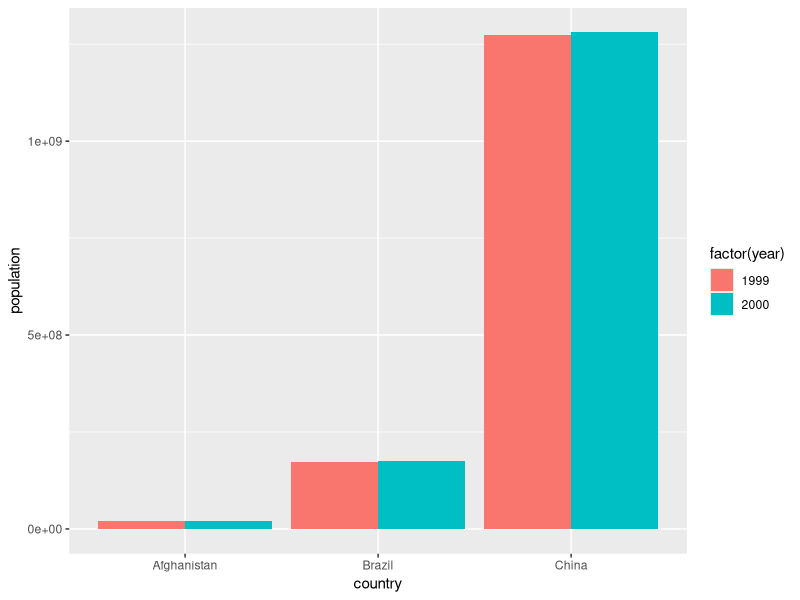
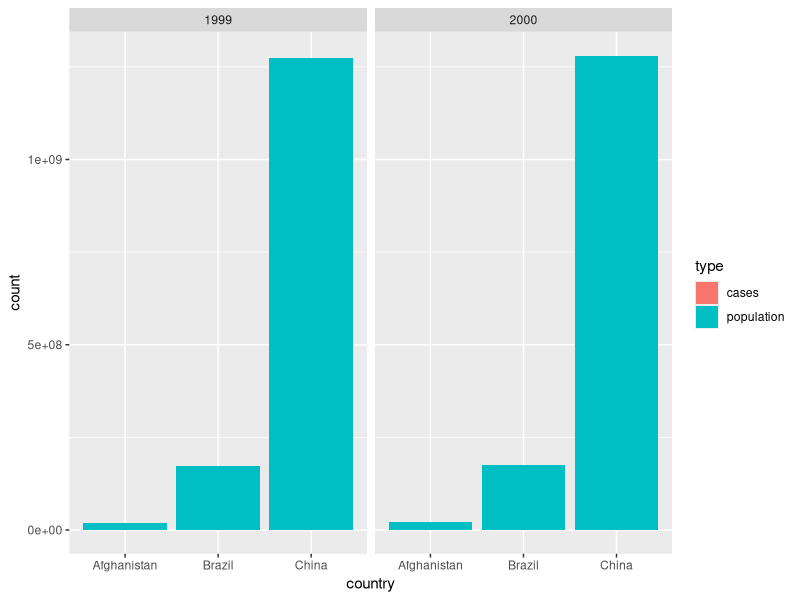
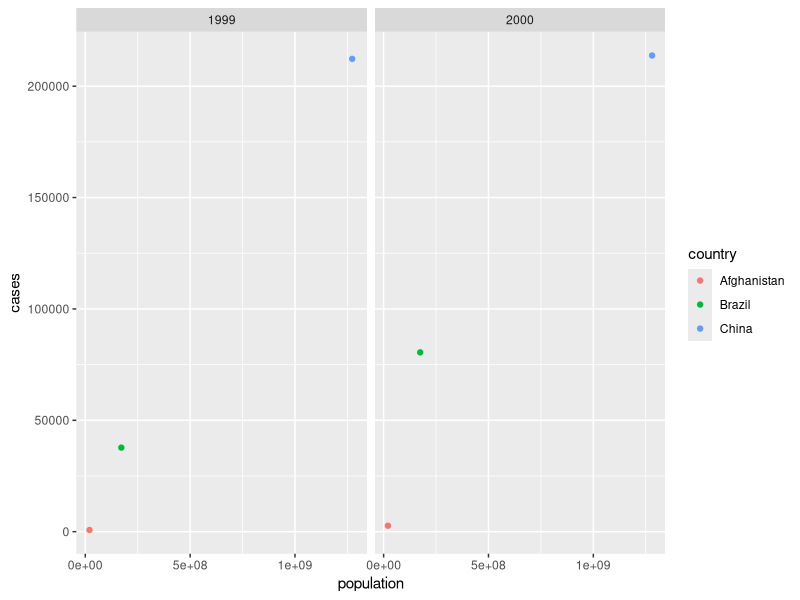
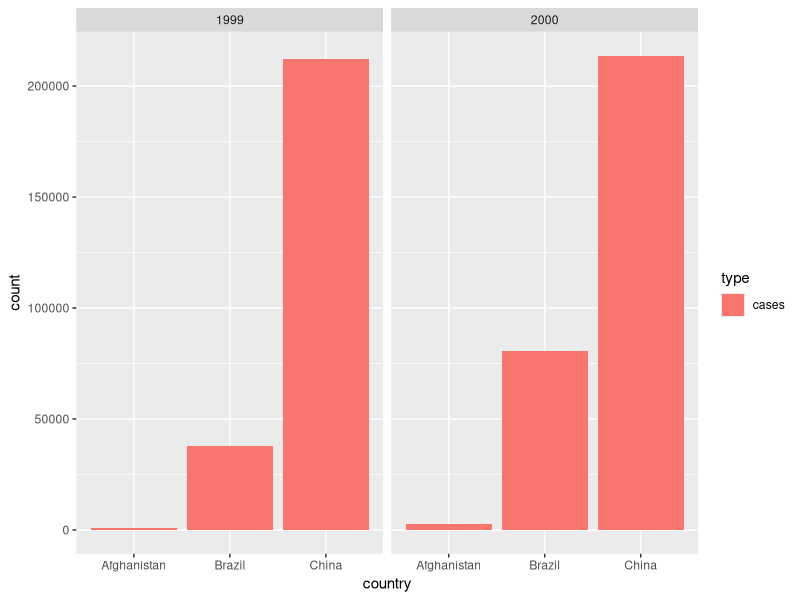
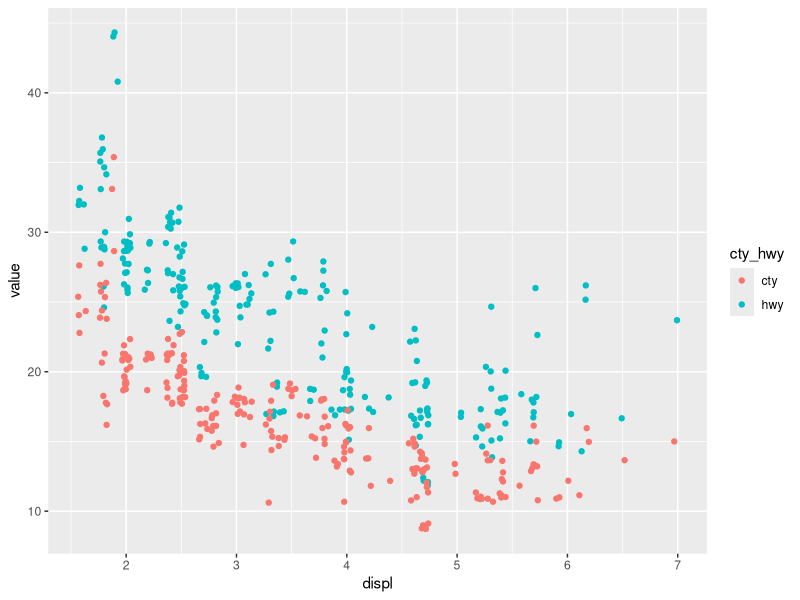

Source code (R) for these figures, in order:
## ---- chunk 1
knitr::opts_chunk$set(echo = TRUE)
library(tidyverse)
set.seed(20180516)
knitr::opts_chunk$set(cache = TRUE)
## ---- chunk 2
table2 %>% 
  spread(type, count)
## ---- chunk 3
table1 %>% 
  gather(type, count, cases, population)
## ---- chunk 4
table2 %>% 
  gather(type, count, -country, -year)
## ---- chunk 5
table1 %>% 
  gather(type, count, -country, -year) %>% 
  arrange(country, year, type)
## ---- chunk 6
table1 %>%
  ggplot(aes(country, population, fill = factor(year))) +
  geom_col(position = "dodge")
## ---- chunk 7
table2 %>%
  ggplot(aes(country, count, fill = type)) +
  geom_col() +
  facet_wrap(~year)
## ---- chunk 8
table1 %>%
  ggplot(aes(population, cases, color = country)) +
  geom_point() +
  facet_wrap(~year)
## ---- chunk 9
table2 %>%
  filter(type == "cases") %>%
  ggplot() +
  geom_col(aes(country, count, fill = type)) +
  facet_wrap(~year)
## ---- chunk 10
cases_tbl <-
  table4a %>%
  gather(year, count, -country) %>%
  mutate(type = "cases")

population_tbl <-
  table4b %>% 
  gather(year, count, -country) %>%
  mutate(type = "population")

bind_rows(cases_tbl, population_tbl) %>%
  select(country, year, everything()) %>% 
  arrange(country, year, type)
## ---- chunk 11
cases_tbl <-
  table4a %>%
  mutate(type = "cases")

population_tbl <-
  table4b %>% 
  mutate(type = "population")

bind_rows(cases_tbl, population_tbl) %>%
  gather(year, count, -country, -type) %>%
  select(country, year, everything()) %>% 
  arrange(country, year, type)
## ---- chunk 12
bind_rows(cases = table4a, population = table4b, .id = "type") %>%
  gather(year, count, -country, -type) %>%
  select(country, year, everything()) %>% 
  arrange(country, year, type)
## ---- chunk 13
mpg %>%
  select(displ, hwy, cty) %>%
  gather(cty_hwy, value, hwy, cty) %>%
  ggplot() +
  geom_jitter(aes(displ, value, color = cty_hwy))
